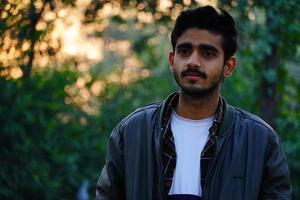
#> input picture example_images/indian-guy.jpg, 300 x 200 px
$ python -i ball_projector.py   (imports and definitions only)
#> lines starting #> are read from the running program, lines starting #| are printed output that depends on the picture; after the words box and inside, x2 and y2 are one past the last pixel; in counts of white or black regions, pixels touching at a corner belong together
#> further down, picture is the input picture: shape (200, 300, 3); mean B, G, R 61.9, 73.8, 65.4
import numpy as np
import cv2
import math


def image_to_circle(img, gain=1.5):
    # resize image and grayscale image to a square
#> called with gain = 1.5
    height, width = img.shape[:2]
#> height = 200; width = 300
    dimension = min(width, height)
#> dimension = 200
    img = cv2.resize(img, (dimension, dimension))
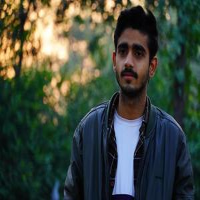
#> img: shape (200, 200, 3); mean of channels 0, 1, 2 62, 73.9, 65.6; drawn as B, G, R

    xcent = ycent = dimension / 2
#> xcent = 100; ycent = 100

    h, w = dimension, dimension
#> h = 200; w = 200
    # set up the x and y maps as float32
    map_x = np.zeros((h, w), np.float32)
    map_y = np.zeros((h, w), np.float32)
    mask = np.zeros((h, w), np.uint8)

    # create map with the spherize distortion formula --- arcsin(r)
    # xcomp = arcsin(r)*x/r; ycomp = arsin(r)*y/r
    for y in range(h):
        Y = (y - ycent) / ycent
        for x in range(w):
            X = (x - xcent) / xcent
            R = math.hypot(X, Y)
            if R == 0:
                map_x[y, x] = x
                map_y[y, x] = y
                mask[y, x] = 255
            elif R > 1:
                map_x[y, x] = x
                map_y[y, x] = y
                mask[y, x] = 0
            elif gain >= 0:
                map_x[y, x] = (
                    xcent * X * math.pow((2 / math.pi) * (math.asin(R) / R), gain)
                    + xcent
                )
                map_y[y, x] = (
                    ycent * Y * math.pow((2 / math.pi) * (math.asin(R) / R), gain)
                    + ycent
                )
                mask[y, x] = 255
            elif gain < 0:
                gain2 = -gain
                map_x[y, x] = (
                    xcent * X * math.pow((math.sin(math.pi * R / 2) / R), gain2) + xcent
                )
                map_y[y, x] = (
                    ycent * Y * math.pow((math.sin(math.pi * R / 2) / R), gain2) + ycent
                )
                mask[y, x] = 255
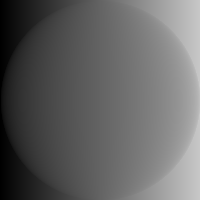
#> map_x: shape (200, 200) float32; min 0, max 199, mean 99.5
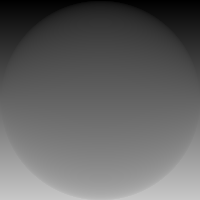
#> map_y: shape (200, 200) float32; min 0, max 199, mean 99.5
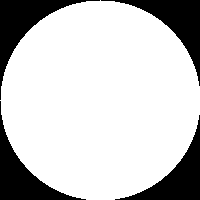
#> mask: shape (200, 200); 78.5% white; 4 black regions, box (x1, y1, x2, y2) and area: (0, 0, 100, 100) 2246, (101, 0, 200, 86) 2146, (0, 101, 86, 200) 2146, (115, 115, 200, 200) 2047

    # do the remap  this is where the magic happens
    result = cv2.remap(
        img,
        map_x,
        map_y,
        cv2.INTER_LINEAR,
        borderMode=cv2.BORDER_REFLECT_101,
        borderValue=(0, 0, 0),
    )
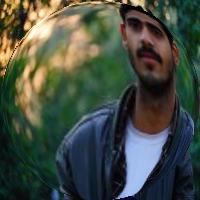
#> result: shape (200, 200, 3); mean of channels 0, 1, 2 65.8, 77.5, 69.1; drawn as B, G, R

    # process with mask
    result = cv2.cvtColor(result, cv2.COLOR_BGR2BGRA)
#> result: shape (200, 200, 4)
    result[:, :, 3] = mask

    return result

>>> import cv2
>>> picture = cv2.imread('../example_images/indian-guy.jpg')
>>> result = image_to_circle(picture)

$ run again, on example_images/random-person.jpg
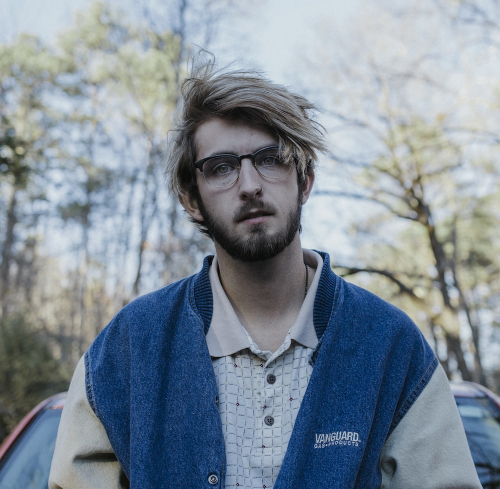
#> input picture example_images/random-person.jpg, 1000 x 977 px (shown at 1/2 size)
#> picture is the input picture: shape (977, 1000, 3); mean B, G, R 152, 140.7, 128.8
#> after the loop in image_to_circle, `for y in range(h):`:
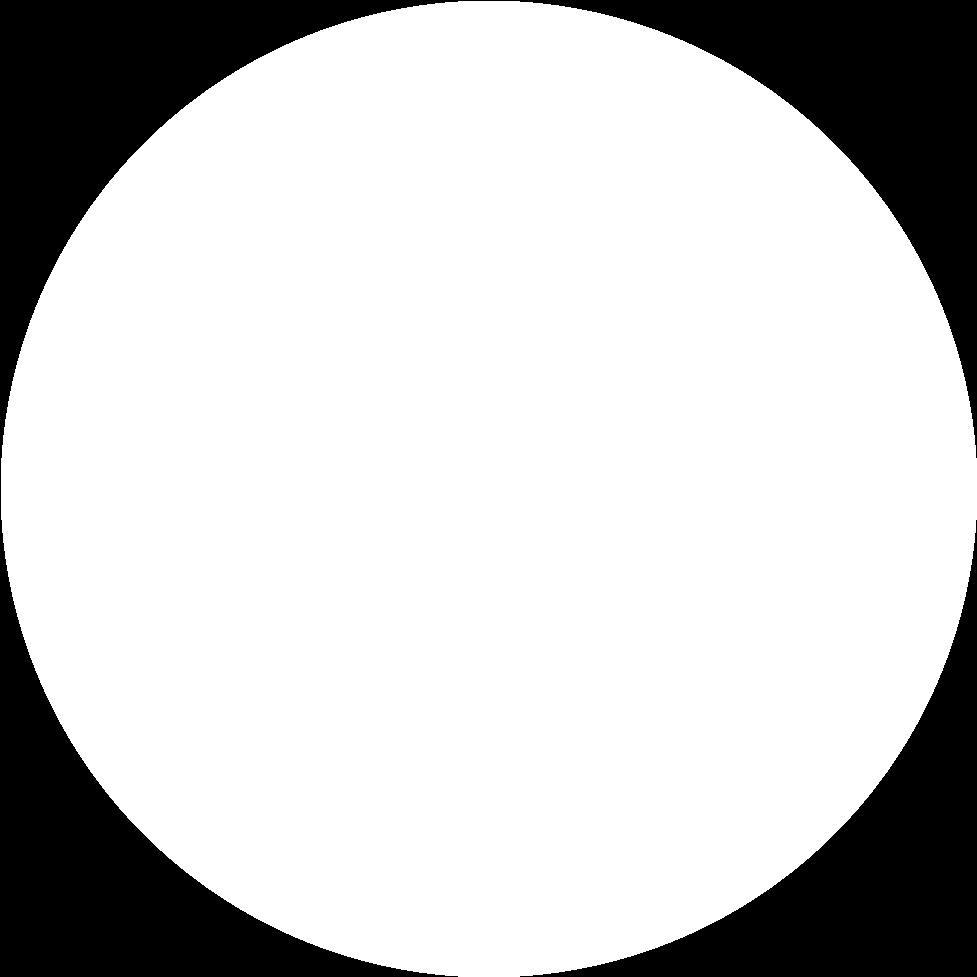
#> mask: shape (977, 977); 78.5% white; 2 black regions, box (x1, y1, x2, y2) and area: (0, 0, 977, 977) 154212, (520, 520, 977, 977) 50753
#> in image_to_circle, `result = cv2.remap( img, map_x, map_y, cv2.INTER_LINEAR, borderMode=cv..`:
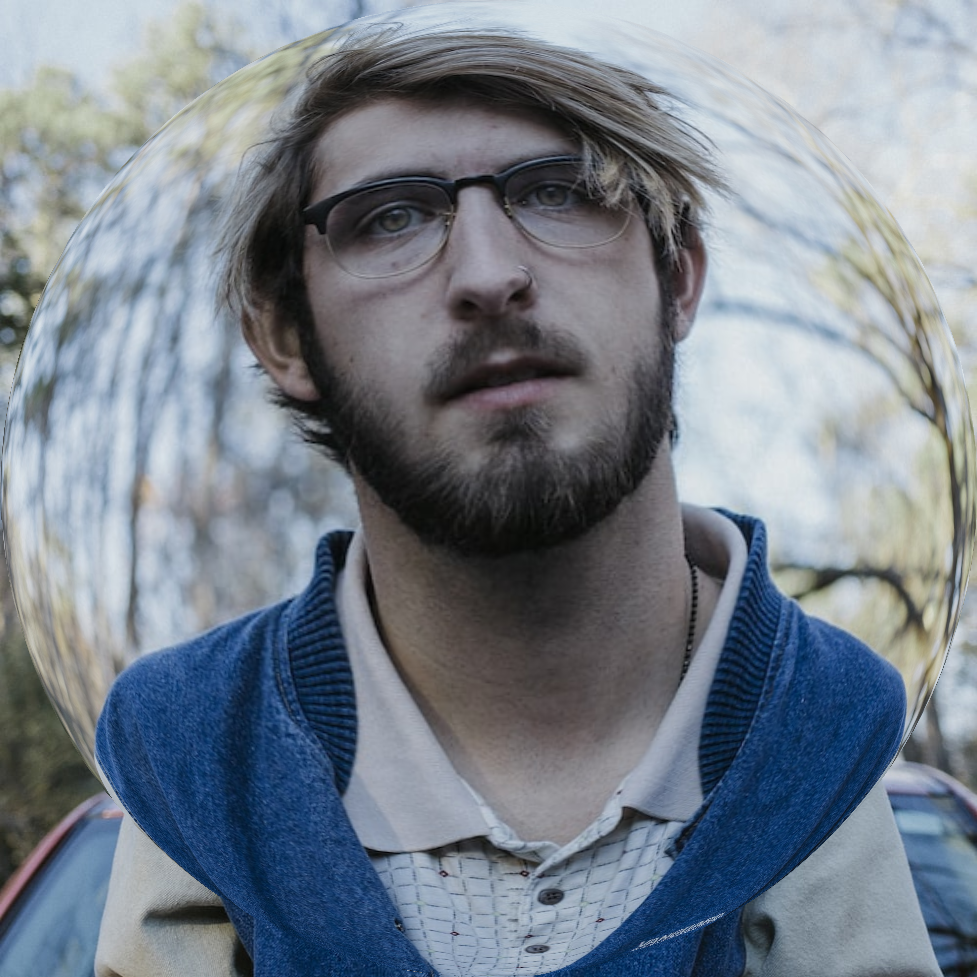
#> result: shape (977, 977, 3); mean of channels 0, 1, 2 139.9, 129.1, 119.8; drawn as B, G, R
